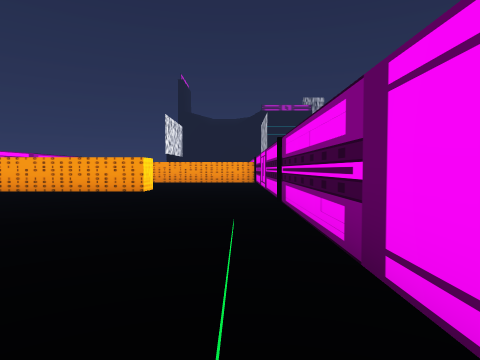
[1] (above)

12 first-person views from a walk through a Unity game level. The camera is 0.68 m above the floor, tilts 2° down and sees 75° across. The floor is counted in squares, 1 m on a side. Each view is taken from the middle of a square. On the plan, view 1 faces up. The plan holds only what a view shows up to about 10 squares ahead; the rest is blank. The place goes on beyond the plan. Some surface patterns are stand-ins.

[2]
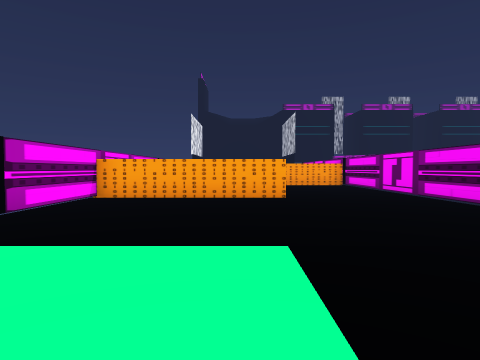

[3]
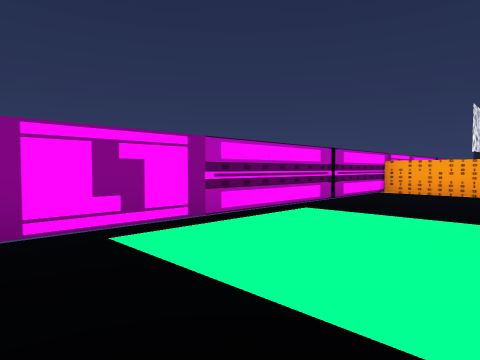

[4]
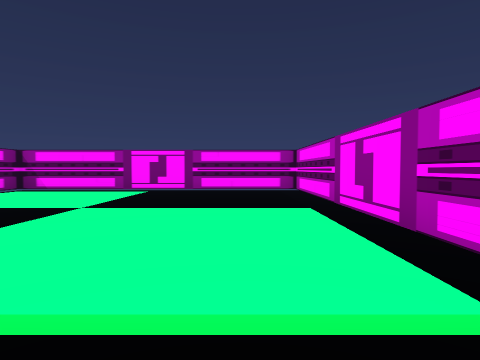

[5]
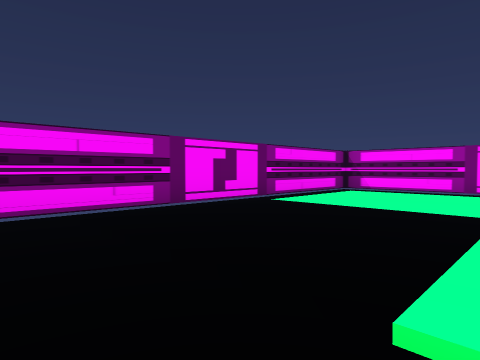

[6]
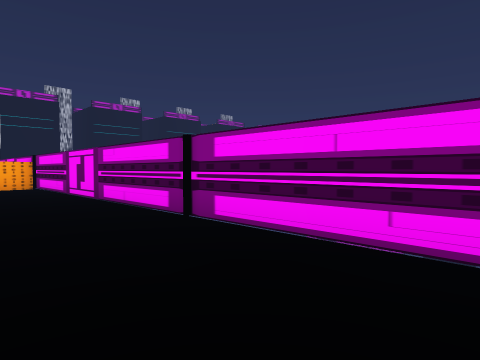

[7]
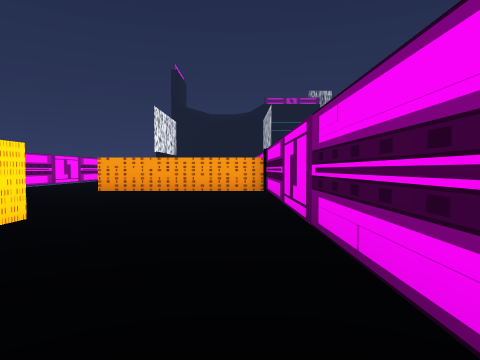

[8]
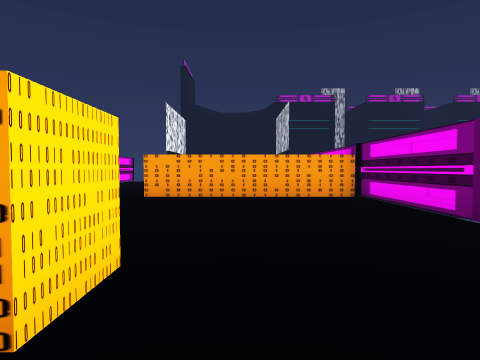

[9]
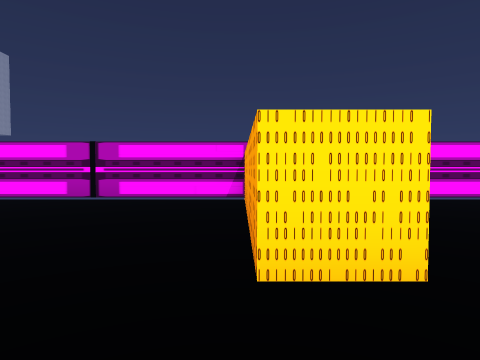

[10]
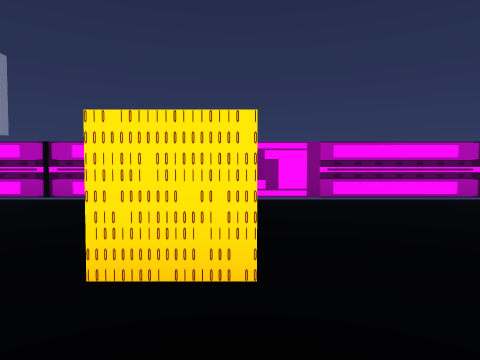

[11]
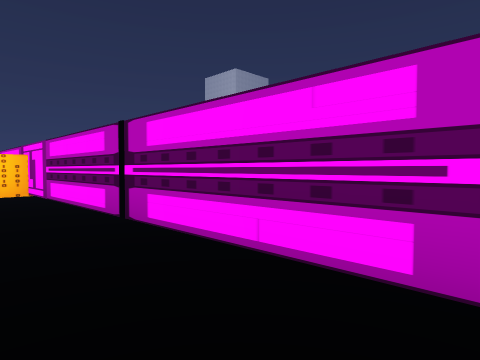

[12]
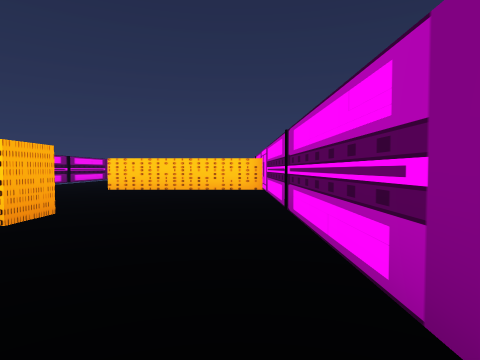

### Floor plan
Key: @ floor where view 1 was taken; # wall or solid block; . main floor; - floor 0.1 m lower than the main floor; / step, stairs or slope.
Columns run from 8 left of view 1 to 1 right of it. Each row starts with its distance up from view 1.
 20  -
 19 # -
 18 #
 17 #
 16 #   ######
 15 #        #
 14 #        #
 13 #        #
 12 #        #
 11 #        #
 10 ###### - #
  9 ###### - #
  8 #     -  #
  7 #        #
  6 #       -#
  5 # - -    #
  4 #----    #
  3 #/...   /#
  2 #/... . /#
  1 #/...   /#
  0 #/......@#
 -1 #   ..../#
 -2 #   ..../#
 -3 #    .../#
 -4 #        #
 -5 ##########

Positions as (right, up) in squares from view 1, and headings:
1: (0, 0), facing up
2: (-4, 1), facing up
3: (-4, -1), facing up-left
4: (-6, 5), facing down
5: (-4, 5), facing down-right
6: (-2, 2), facing up-right
7: (0, 6), facing up
8: (-2, 8), facing up
9: (-1, 9), facing left
10: (-1, 10), facing left
11: (-6, 19), facing down-left
12: (-7, 20), facing down
